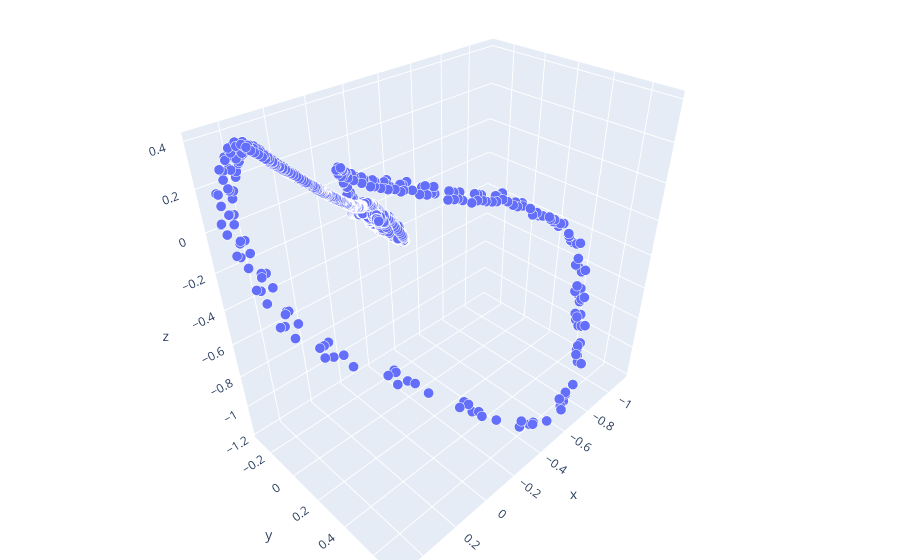

The notebook cell saved with this chart:
### Code cell
if not cancel_showing:
        plt.figure(figsize=(29, 7), dpi=68)
        plt.subplot(1, 3, 1)
        plt.plot(df_term.y, df_term.z)
        plt.title('Фронтальная плоскость')
        plt.xlabel('Y')
        plt.ylabel('Z')

        plt.subplot(1, 3, 2)
        plt.gca().invert_xaxis()
        plt.plot(df_term.x, df_term.z)
        plt.title('Сагиттальная плоскость')
        plt.xlabel('X')
        plt.ylabel('Z')

        plt.subplot(1, 3, 3)
        plt.plot(df_term.y, df_term.x)
        plt.title('Аксиальная плоскость')  
        plt.gca().invert_yaxis()
        plt.xlabel('Y')
        plt.ylabel('X')
        plt.show()

    # Интерактивное 3D отображение
if plot_3D:
    fig = px.scatter_3d(df_term, x='x', y='y', z='z', size='size', size_max=10, opacity=1)
    fig.update_layout(margin=dict(l=0, r=0, b=0, t=0))
    fig.show()

### Figure 1 — Plotly figure (JSON) as saved in the notebook; plotly's stock layout.template omitted (floating-point values rounded to 4 significant figures; data arrays with more than 128 entries replaced by an {"elided": "..."} marker saying what was removed)
{"data": [{"hovertemplate": "x=%{x}<br>y=%{y}<br>z=%{z}<br>size=%{marker.size}<extra></extra>", "legendgroup": "", "marker": {"color": "#636efa", "opacity": 1, "size": {"elided": "2500 int values"}, "sizemode": "area", "sizeref": 25, "symbol": "circle"}, "mode": "markers", "name": "", "scene": "scene", "showlegend": false, "type": "scatter3d", "x": {"elided": "2500 float values"}, "y": {"elided": "2500 float values"}, "z": {"elided": "2500 float values"}}], "layout": {"legend": {"itemsizing": "constant", "tracegroupgap": 0}, "margin": {"b": 0, "l": 0, "r": 0, "t": 0}, "scene": {"domain": {"x": [0, 1], "y": [0, 1]}, "xaxis": {"title": {"text": "x"}}, "yaxis": {"title": {"text": "y"}}, "zaxis": {"title": {"text": "z"}}}}}
